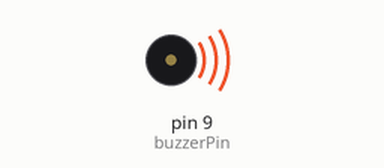
A sketch run on a simulated Arduino Uno, built with avr-gcc and run on an emulated ATmega328P. Shown: buzzer (waves = sounding).

Above: at 0.2 s.
Timing chart, 0 to 3.0 s (numbered marks = the images above):
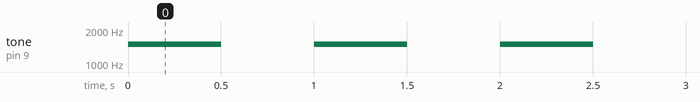

Measured:
- by itself, tone on pin 9 (buzzerPin): alternates 1500 Hz for 0.50 s and silent for 0.50 s

The sketch:

sketch_buzzer_raw.ino
```cpp
const int buzzerPin = 9;
void setup(){
  pinMode(buzzerPin, OUTPUT);
}

void loop(){
  tone(buzzerPin, 1500, 500);
  delay(1000);
}
```
